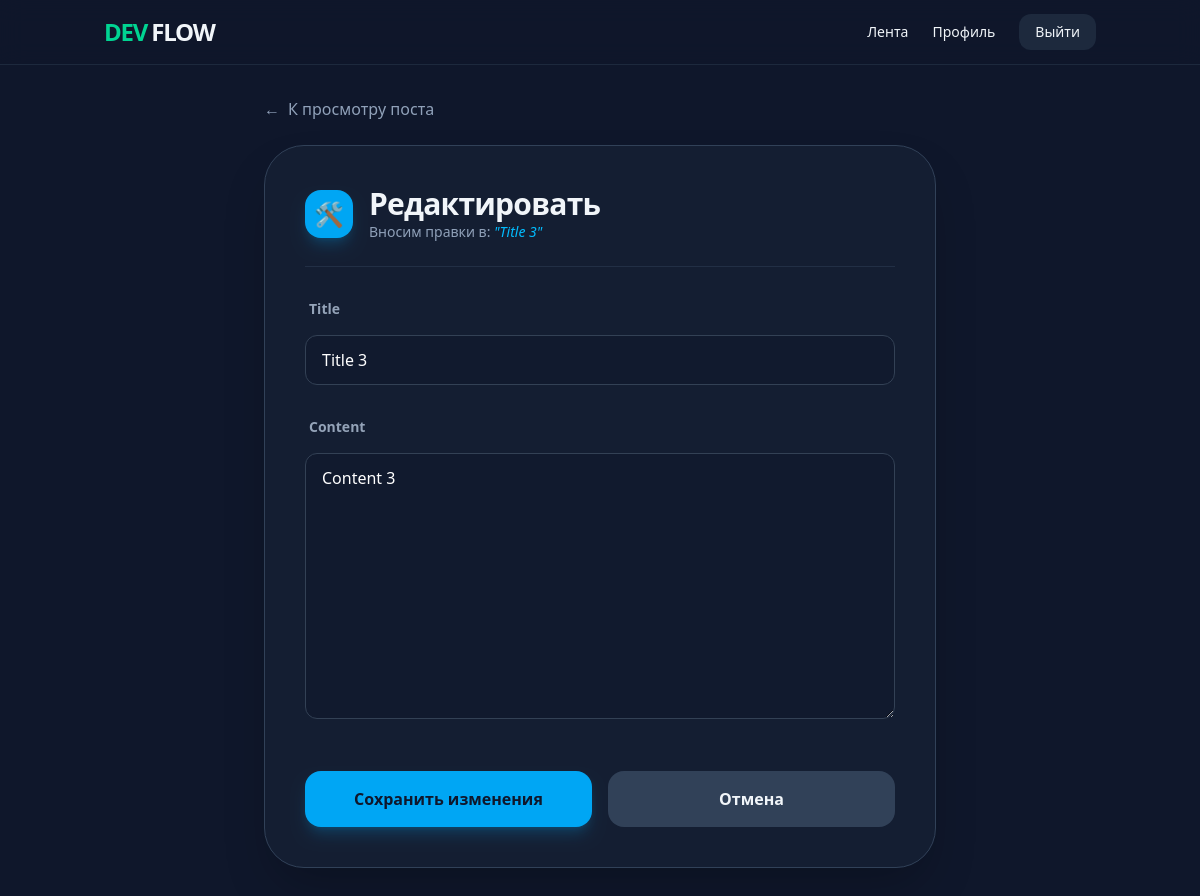
Page /edit/3/ (signed in) on the committed database.
### post/models.py (models this page shows, shortened)
class Post(models.Model):
    title = models.CharField(max_length=100)
    content = models.TextField()
    created_at = models.DateTimeField(auto_now_add=True)
    author = models.ForeignKey(User, on_delete=models.CASCADE)

### post/views.py (the view)
# urls.py: path('edit/<int:post_id>/', views.edit_post, name='edit_post'),
@login_required
def edit_post(request, post_id):
    post = get_object_or_404(Post, pk=post_id, author=request.user)
    if request.method == 'POST':
        form = PostCreateForm(request.POST, instance=post)
        if form.is_valid():
            form.save()
            return redirect('post_details', post_id=post.id)
    else:
        form = PostCreateForm(instance=post)
    return render(request, 'post/post_edit.html',
                  {'form': form, 'post': post})

### post/forms.py
class PostCreateForm(forms.ModelForm):
    class Meta:
        model = Post
        fields = ['title', 'content']

### userProfile/models.py (called while the page is built, shortened)
    def is_currently_blocked(self):
        if not self.is_blocked:
            return False

### post/templates/post/post_edit.html (shortened to what this page needs)
{% extends 'base.html' %}
{% block content %}
<div class="max-w-2xl mx-auto">
    <a href="{% url 'post_details' form.instance.id %}" class="inline-flex items-center text-slate-400 hover:text-sky-400 mb-6 transition-colors group">
        <span class="mr-2 group-hover:-translate-x-1 transition-transform">←</span> К просмотру поста
    </a>
    <div class="bg-slate-800/40 border border-slate-700 p-8 md:p-10 rounded-[2.5rem] shadow-2xl">
        <div class="flex items-center gap-4 mb-8 border-b border-slate-700/50 pb-6">
            <div class="w-12 h-12 bg-sky-500 rounded-2xl flex items-center justify-center text-2xl shadow-lg shadow-sky-500/20">
                🛠️
            </div>
            <div>
                <h1 class="text-3xl font-black tracking-tight">Редактировать</h1>
                <p class="text-slate-400 text-sm">Вносим правки в: <span class="text-sky-400 italic">"{{ form.instance.title }}"</span></p>
            </div>
        </div>
        <form method="post" class="space-y-5">
            <div class="django-form-container">
                {% for field in form %}
                    <div class="flex flex-col gap-2 mb-4">
                        <label class="text-sm font-bold text-slate-400 ml-1">{{ field.label }}</label>
                        {{ field }}
                    </div>
                {% endfor %}
            </div>
            <div class="grid grid-cols-2 gap-4 pt-4">
                <button type="submit" class="bg-sky-500 hover:bg-sky-400 text-slate-900 font-black py-4 rounded-2xl transition-all shadow-lg shadow-sky-500/20 cursor-pointer active:scale-95">
                    Сохранить изменения
                </button>
                <a href="{% url 'post_list' %}" class="bg-slate-700 hover:bg-slate-600 text-center font-bold py-4 rounded-2xl transition-all flex items-center justify-center">
                    Отмена
                </a>
            </div>
        </form>
    </div>
</div>
{% endblock %}

### templates/base.html (style rules this page uses)
input, textarea, select { width: 100%; padding: 12px 16px; background-color: rgba(15, 23, 42, 0.5); border: 1px solid #334155; border-radius: 12px; color: white; margin-top: 8px; margin-bottom: 16px; outline: none; transition: border-color 0.2s; }
label { font-weight: 600; font-size: 0.875rem; color: #94a3b8; }

### rows in the picture
Post: instance "Title 3", form "Title 3" "Content 3"

### other values in the picture
{{ field.label }} "Title" "Content"
